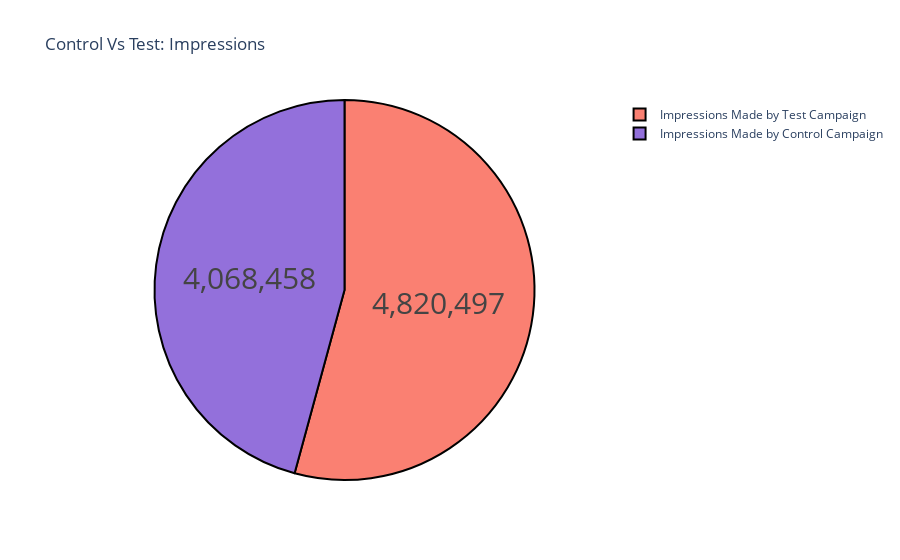

The notebook cell saved with this chart:
### Markdown cell above
## Total Impressions by Campaign

### Code cell
label = ["Impressions Made by Control Campaign", 
         "Impressions Made by Test Campaign"]
counts = [sum(control_data["Impression"]), 
          sum(test_data["Impression"])]
colors = ['mediumpurple', 'salmon']
fig = go.Figure(data=[go.Pie(labels=label, values=counts)])
fig.update_layout(title_text='Control Vs Test: Impressions')
fig.update_traces(hoverinfo='label+percent', textinfo='value', 
                  textfont_size=30,
                  marker=dict(colors=colors, 
                              line=dict(color='black', width=2)))
fig.show()

### Figure 1 — Plotly figure (JSON) as saved in the notebook; plotly's stock layout.template omitted (floating-point values rounded to 4 significant figures)
{"data": [{"hoverinfo": "label+percent", "labels": ["Impressions Made by Control Campaign", "Impressions Made by Test Campaign"], "marker": {"colors": ["mediumpurple", "salmon"], "line": {"color": "black", "width": 2}}, "textfont": {"size": 30}, "textinfo": "value", "type": "pie", "values": [4068458, 4820497]}], "layout": {"title": {"text": "Control Vs Test: Impressions"}}}
